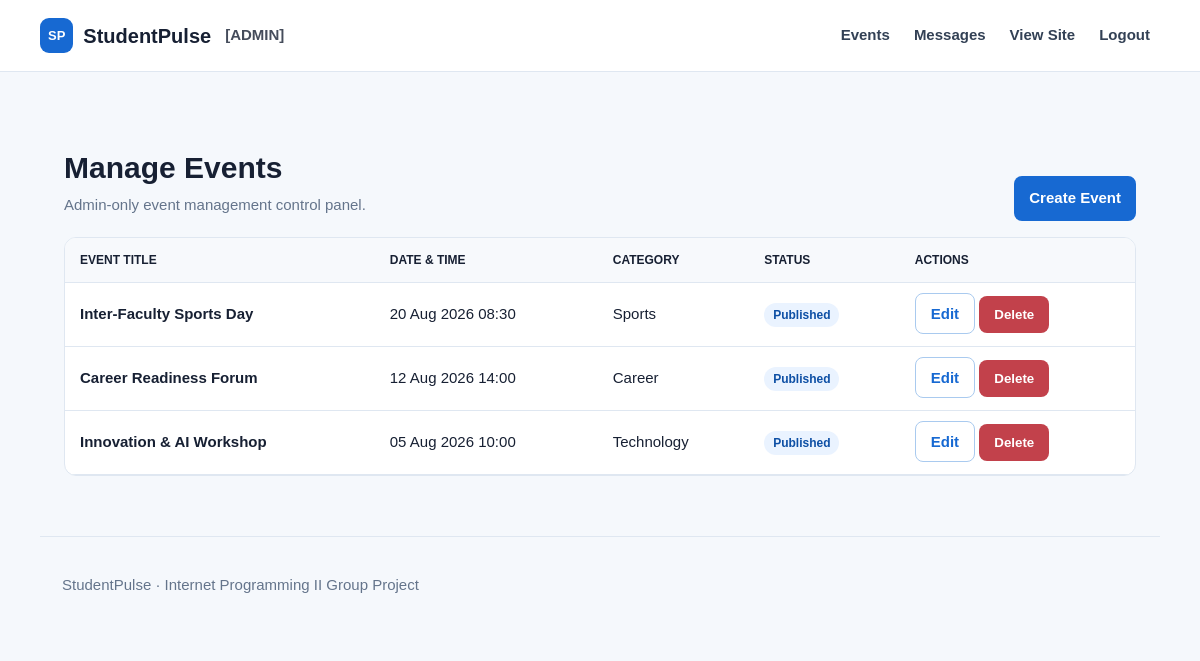
/admin/events.php (signed in), run on the app's committed database.
### tables this page shows
CREATE TABLE IF NOT EXISTS events (
    id INT UNSIGNED AUTO_INCREMENT PRIMARY KEY,
    title VARCHAR(150) NOT NULL,
    description TEXT NOT NULL,
    category VARCHAR(50) NOT NULL,
    venue VARCHAR(150) NOT NULL,
    event_date DATETIME NOT NULL,
    status ENUM('draft', 'published') NOT NULL DEFAULT 'draft',
    created_by INT UNSIGNED NULL,
    created_at TIMESTAMP DEFAULT CURRENT_TIMESTAMP,
    FOREIGN KEY (created_by) REFERENCES users(id) ON DELETE SET NULL,
    INDEX (event_date, status)
);

### includes/core.php (called while the page is built, shortened)
<?php
function e($value)
{
    return htmlspecialchars((string)$value, ENT_QUOTES, 'UTF-8');
}
?>

### admin/events.php (the view, shortened to what this page needs)
<?php
require '../includes/core.php';
require '../config/database.php';
$sql = "SELECT * FROM events ORDER BY event_date DESC";
$result = mysqli_query($conn, $sql);
$ev = [];
if ($result) {
    while ($row = mysqli_fetch_assoc($result)) {
        $ev[] = $row;
    }
}
include '../includes/header.php';
?>
<div class="head">
    <div>
        <h1>Manage Events</h1>
        <p>Admin-only event management control panel.</p>
    </div>
    <a class="btn" href="event_form.php">Create Event</a>
</div>
<div class="table">
    <table>
        <thead>
            <tr>
                <th>Event Title</th>
                <th>Date & Time</th>
                <th>Category</th>
                <th>Status</th>
                <th>Actions</th>
            </tr>
        </thead>
        <tbody>
            <?php if (empty($ev)): ?>
                <tr>
                    <td colspan="5">No events found.</td>
                </tr>
            <?php else: ?>
                <?php foreach ($ev as $x): ?>
                    <tr>
                        <td><b><?= e($x['title']) ?></b></td>
                        <td><?= e(date('d M Y H:i', strtotime($x['event_date']))) ?></td>
                        <td><?= e($x['category']) ?></td>
                        <td><span class="tag"><?= e(ucfirst($x['status'])) ?></span></td>
                        <td>
                            <a class="btn alt" href="event_form.php?id=<?= e($x['id']) ?>">Edit</a>
                            <form style="display:inline" method="post" action="delete.php" onsubmit="return confirm('Are you sure you want to delete this event?');">
                                <button class="btn danger" type="submit">Delete</button>
                            </form>
                        </td>
                    </tr>
                <?php endforeach; ?>
            <?php endif; ?>
        </tbody>
    </table>
</div>
<?php include '../includes/footer.php'; ?>

### assets/style.css (style rules this page uses)
:root { --b:#1769d2;--bd:#0d4fa5;--ink:#172033;--muted:#64748b;--line:#dfe7f1;--bg:#f5f8fc }
* { box-sizing:border-box }
body { margin:0;font:15px/1.5 Arial,sans-serif;background:var(--bg);color:var(--ink) }
.head { display:flex;justify-content:space-between;align-items:end;margin:35px 0 16px }
.head h1,.head h2 { margin:0 }
.head p,.muted { color:var(--muted);margin:4px 0 }
.tag { align-self:flex-start;background:#eaf3ff;color:var(--bd);border-radius:99px;padding:5px 9px;font-size:12px;font-weight:bold }
.btn { background:var(--b);color:white;border:0;border-radius:8px;padding:11px 15px;text-decoration:none;font-weight:bold;cursor:pointer }
.btn.alt { background:white;color:var(--b);border:1px solid #a9caef }
.btn.danger { background:#c2414b }
.table { overflow:auto;background:white;border:1px solid var(--line);border-radius:12px }
table { border-collapse:collapse;width:100% }
th,td { padding:13px 15px;text-align:left;border-bottom:1px solid var(--line) }
th { font-size:12px;text-transform:uppercase;background:#f7f9fc }

### data on the page
events: title "Inter-Faculty Sports Day", event_date "20 Aug 2026 08:30", category "Sports", status "Published"
events: title "Career Readiness Forum", event_date "12 Aug 2026 14:00", category "Career", status "Published"
events: title "Innovation & AI Workshop", event_date "05 Aug 2026 10:00", category "Technology", status "Published"
